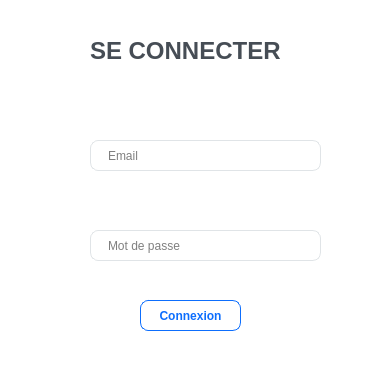
<?xml version="1.0" encoding="UTF-8"?>
<ui version="4.0">
 <class>connexion</class>
 <widget class="QWidget" name="connexion">
  <property name="geometry">
   <rect>
    <x>0</x>
    <y>0</y>
    <width>380</width>
    <height>380</height>
   </rect>
  </property>
  <property name="acceptDrops">
   <bool>false</bool>
  </property>
  <property name="windowTitle">
   <string>Connexion</string>
  </property>
  <property name="styleSheet">
   <string notr="true">QWidget {
  background-color: #fff;
}
</string>
  </property>
  <widget class="QLabel" name="lb_titre">
   <property name="geometry">
    <rect>
     <x>90</x>
     <y>40</y>
     <width>191</width>
     <height>21</height>
    </rect>
   </property>
   <property name="font">
    <font>
     <pointsize>18</pointsize>
     <weight>75</weight>
     <bold>true</bold>
    </font>
   </property>
   <property name="styleSheet">
    <string notr="true">QLabel {
  color: #464d55;
  font-weight: 600;
}</string>
   </property>
   <property name="text">
    <string>SE CONNECTER</string>
   </property>
  </widget>
  <widget class="QLineEdit" name="ln_email">
   <property name="geometry">
    <rect>
     <x>90</x>
     <y>140</y>
     <width>231</width>
     <height>31</height>
    </rect>
   </property>
   <property name="styleSheet">
    <string notr="true">QLineEdit {
  border-radius: 8px;
  border: 1px solid #e0e4e7;
  padding: 5px 15px;
}
QLineEdit:focus {
  border: 1px solid #d0e3ff;
}
QLineEdit::placeholder {
  color: #767e89;
}</string>
   </property>
   <property name="inputMask">
    <string/>
   </property>
   <property name="text">
    <string/>
   </property>
   <property name="placeholderText">
    <string>Email</string>
   </property>
  </widget>
  <widget class="QLabel" name="lb_user">
   <property name="geometry">
    <rect>
     <x>50</x>
     <y>140</y>
     <width>31</width>
     <height>31</height>
    </rect>
   </property>
   <property name="text">
    <string/>
   </property>
   <property name="pixmap">
    <pixmap>../StudentManager/image/user.png</pixmap>
   </property>
  </widget>
  <widget class="QLabel" name="lb_password">
   <property name="geometry">
    <rect>
     <x>50</x>
     <y>230</y>
     <width>31</width>
     <height>31</height>
    </rect>
   </property>
   <property name="text">
    <string/>
   </property>
   <property name="pixmap">
    <pixmap>../StudentManager/image/password.png</pixmap>
   </property>
  </widget>
  <widget class="QLineEdit" name="ln_mot_de_passe">
   <property name="geometry">
    <rect>
     <x>90</x>
     <y>230</y>
     <width>231</width>
     <height>31</height>
    </rect>
   </property>
   <property name="styleSheet">
    <string notr="true">QLineEdit {
  border-radius: 8px;
  border: 1px solid #e0e4e7;
  padding: 5px 15px;
}
QLineEdit:focus {
  border: 1px solid #d0e3ff;
}
QLineEdit::placeholder {
  color: #767e89;
}</string>
   </property>
   <property name="placeholderText">
    <string>Mot de passe</string>
   </property>
  </widget>
  <widget class="QPushButton" name="btn_connexion">
   <property name="geometry">
    <rect>
     <x>140</x>
     <y>290</y>
     <width>101</width>
     <height>41</height>
    </rect>
   </property>
   <property name="styleSheet">
    <string notr="true">QPushButton {
  background-color: #fff;
  color: #0d6efd;
  font-weight: 600;
  border-radius: 8px;
  border: 1px solid #0d6efd;
  padding: 5px 15px;
  margin-top: 10px;
  outline: 0px;
}
QPushButton:hover,
QPushButton:focus {
  background-color: #0b5ed7;
  color: #fff;
  border: 3px solid #9ac3fe;
}</string>
   </property>
   <property name="text">
    <string>Connexion</string>
   </property>
  </widget>
 </widget>
 <resources/>
 <connections/>
</ui>
